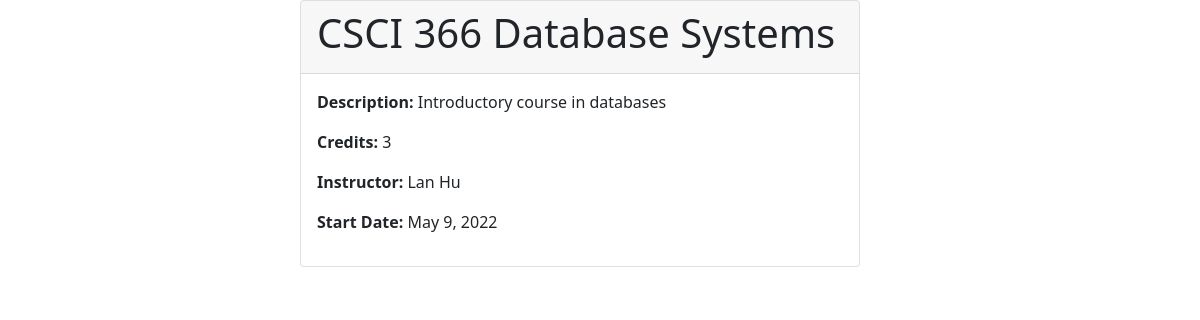
Page /2/ on the committed database.
### courses/models.py (models this page shows, shortened)
class Course(models.Model):
    course_id = models.AutoField(primary_key=True)
    course_title = models.CharField(max_length=30)
    course_description = models.CharField(max_length=60)
    course_credits = models.IntegerField()
    course_instructor = models.CharField(max_length = 30)
    couse_start_date = models.DateField()

### courses/views.py (the view)
# urls.py: path('<int:pk>/', views.course_detail,name='course_detail')
def course_detail(request, pk):
    course = Course.objects.get(pk = pk)
    course_dict = {'course':course}
    return render(request, 'courses/course_detail.html', context=course_dict)

### courses/templates/courses/course_detail.html (shortened to what this page needs)
{%load static%}
<!DOCTYPE html>
<html lang="en">
<head>
    <link href="https://cdn.jsdelivr.net/npm/bootstrap@5.1.3/dist/css/bootstrap.min.css" rel="stylesheet">
</head>
<body>
    <div style=" margin: auto;
    width: 50%;">
 <div class="card" style="width:35rem">
     <div class="card-header">
        <h1 class="card-title">{{course.course_title}}</h1>
    </div>
    <div class="card-body">
        <p><strong>Description: </strong> {{course.course_description}}</p>
        <p><strong>Credits: </strong>{{course.course_credits}}</p>
        <p><strong>Instructor: </strong> {{course.course_instructor}}</p>
        <p><strong>Start Date: </strong>{{course.couse_start_date}}</p>
    </div>
 </div>
 </div>
</body>
</html>

### rows in the picture
Course: course_title "CSCI 366 Database Systems", course_description "Introductory course in databases", course_credits "3", course_instructor "Lan Hu", couse_start_date "May 9, 2022"
